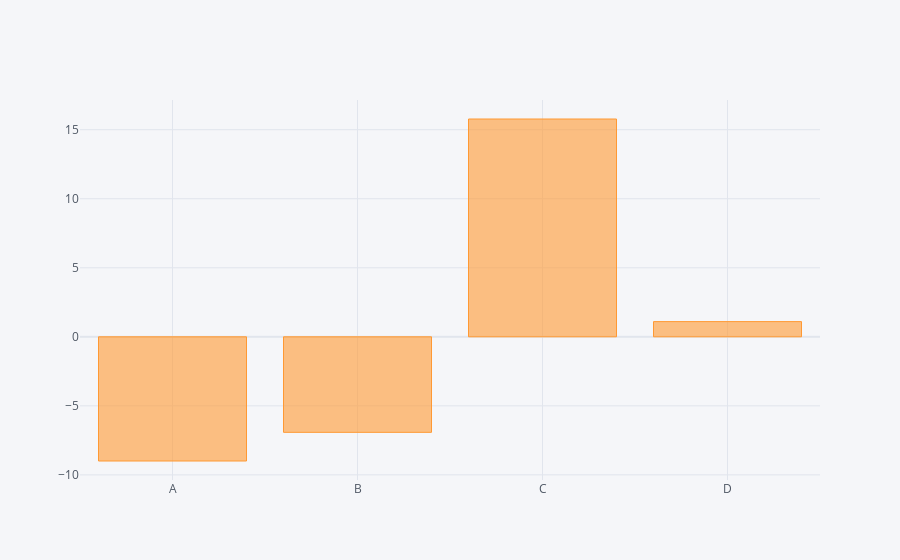

Notebook code for this chart:
### Code cell
df.sum().iplot(kind='bar')

### Figure 1 — Plotly figure (JSON) as saved in the notebook; plotly's stock layout.template omitted (floating-point values rounded to 4 significant figures)
{"data": [{"marker": {"color": "rgba(255, 153, 51, 0.6)", "line": {"color": "rgba(255, 153, 51, 1.0)", "width": 1}}, "name": "None", "orientation": "v", "text": "", "type": "bar", "x": ["A", "B", "C", "D"], "y": [-8.996, -6.92, 15.78, 1.101]}], "layout": {"legend": {"bgcolor": "#F5F6F9", "font": {"color": "#4D5663"}}, "paper_bgcolor": "#F5F6F9", "plot_bgcolor": "#F5F6F9", "title": {"font": {"color": "#4D5663"}}, "xaxis": {"gridcolor": "#E1E5ED", "showgrid": true, "tickfont": {"color": "#4D5663"}, "title": {"font": {"color": "#4D5663"}, "text": ""}, "zerolinecolor": "#E1E5ED"}, "yaxis": {"gridcolor": "#E1E5ED", "showgrid": true, "tickfont": {"color": "#4D5663"}, "title": {"font": {"color": "#4D5663"}, "text": ""}, "zerolinecolor": "#E1E5ED"}}}
